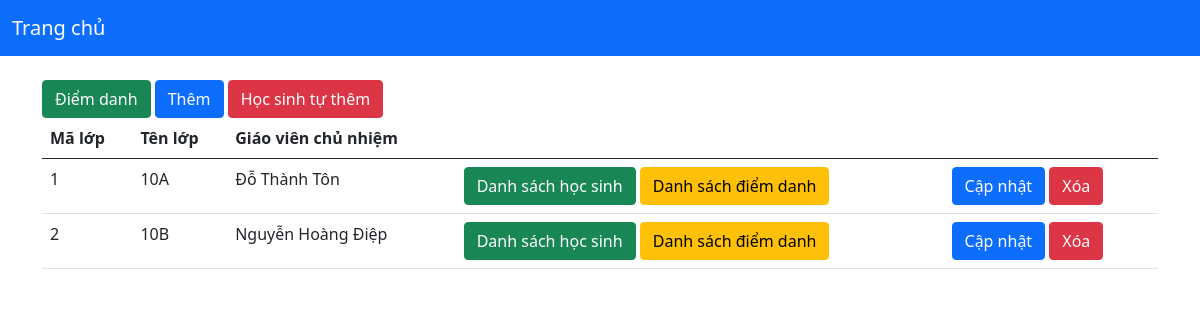
Before: / with the older database file.
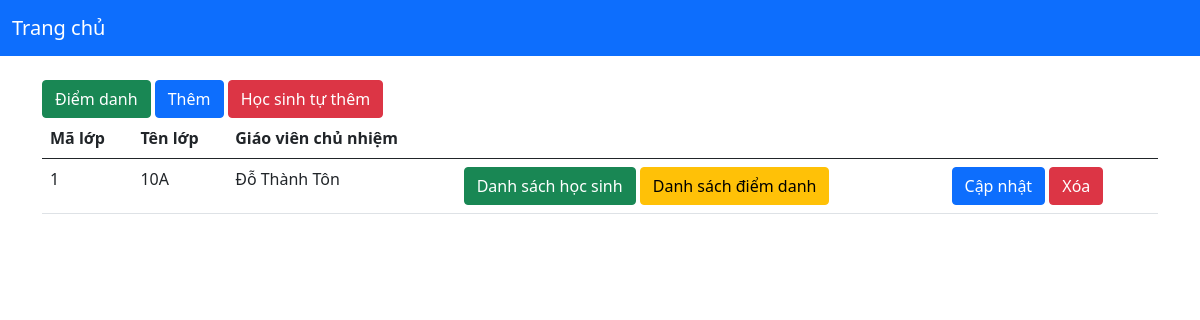
After: the same page with the newer database file.
### tables this page shows
CREATE TABLE Lop(
    Id integer primary key autoincrement,
    TenLop text,
    GVCN text
);

### app.py (the view)
@app.route('/', methods=['GET'])
def index():
    lops = LopDal.get()
    return render_template('lop/index.html', lops=lops)

### dal/LopDal.py (called while the page is built)
def get():
    lops = []
    try:
        conn = sqlite3.connect(config.DATABASE)
        cur = conn.cursor()
        cur.execute("select Lop.Id,TenLop,GVCN from Lop")
        rows = cur.fetchall()
        for row in rows:
            lop = Lop(row[0],row[1],row[2])
            lops.append(lop)
        conn.close()
        return lops
    except Exception as e:
        print('err ', e)
        return lops

### templates/lop/index.html (shortened to what this page needs)
<!DOCTYPE html>
<html lang="en">
<head>
    <link href="https://cdn.jsdelivr.net/npm/bootstrap@5.0.2/dist/css/bootstrap.min.css" rel="stylesheet"
>
</head>
<body>
<nav class="navbar navbar-dark bg-primary navbar-expand-lg">
    <div class="container-fluid">
        <a class="navbar-brand" href="/">Trang chủ</a>
    </div>
</nav>
<br>
<div class="container">
    <a class="btn btn-success" href="/diem-danh/hinhanh">Điểm danh</a>
    <a class="btn btn-primary" href="/lop/add">Thêm</a>
    <a class="btn btn-danger" href="/hoc-sinh/add-auto">Học sinh tự thêm</a>
    <table class="table">
        <thead>
        <tr>
            <th scope="col">Mã lớp</th>
            <th scope="col">Tên lớp</th>
            <th scope="col">Giáo viên chủ nhiệm</th>
            <th scope="col"></th>
            <th scope="col"></th>
        </tr>
        </thead>
        <tbody>
        {% for lop in lops %}
        <tr>
            <td>{{lop.Id}}</td>
            <td>{{lop.TenLop}}</td>
            <td>{{lop.GVCN}}</td>
            <td>
                <a href="/hoc-sinh/get/{{lop.Id}}" class="btn btn-success">Danh sách học sinh</a>
                <a href="/diem-danh/get/{{lop.Id}}" class="btn btn-warning">Danh sách điểm danh</a>
            </td>
            <td>
                <a href="/lop/edit/{{lop.Id}}" class="btn btn-primary">Cập nhật</a>
                <a href="/lop/delete/{{lop.Id}}" class="btn btn-danger">Xóa</a>
            </td>
        </tr>
        {% endfor %}
        </tbody>
    </table>
</div>
</body>
</html>

Changed rows visible on the page:
removed Lop: Id "2", TenLop "10B", GVCN "Nguyễn Hoàng Điệp"
